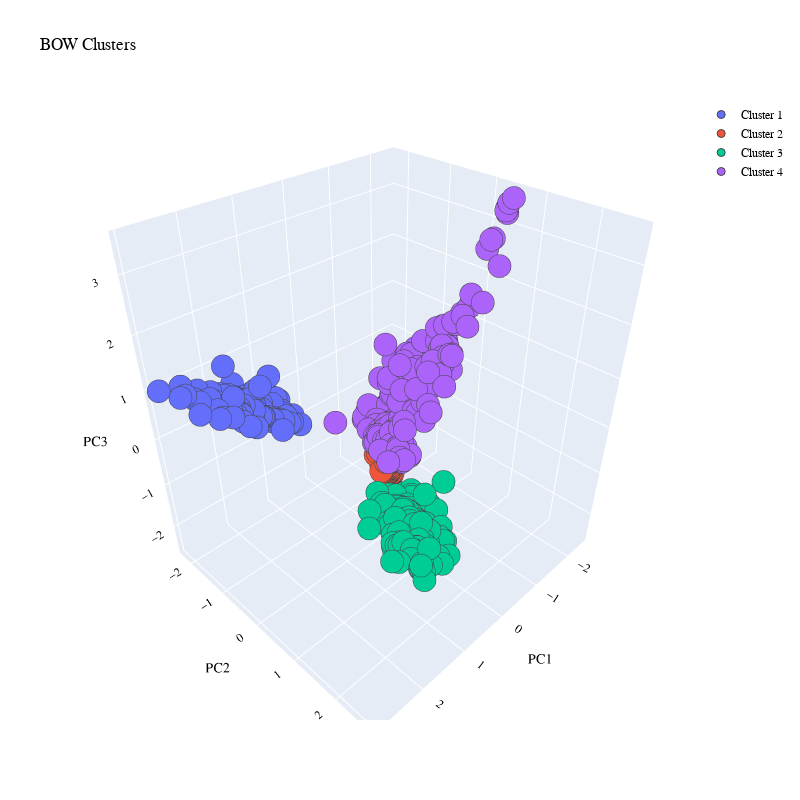

Notebook code for this chart:
### Markdown cell above
Clusters are better visualized in 3d:

### Code cell
# Number of clusters
n_cl = 4
# Principal components to plot
first = 0
second_or_later = 1
third = 2

# KM cluster labels for BOW
kmeans_bow = KMeans(n_clusters=n_cl, random_state=ranseed)
label = kmeans_bow.fit_predict(X_bow)
centers = np.array(kmeans_bow.cluster_centers_)
uniq = np.unique(label)

# Plot first 3 components by cluster in 3d

cluster3d = go.Figure()

for u in uniq:

    cluster3d.add_trace(go.Scatter3d(x=scores_pca_bow[label == u, first], 
                                y=scores_pca_bow[label == u, second_or_later], 
                                z=scores_pca_bow[label == u, third], 
                                mode = 'markers', marker_size = 8, marker_line_width = 1,
                                name = 'Cluster ' + str(u + 1)))


cluster3d.update_layout(width=800, height=800, autosize=True, showlegend=True,
                        title_text='BOW Clusters', 
                   scene=dict(xaxis=dict(title='PC1', titlefont_color='black'),
                                yaxis=dict(title='PC2', titlefont_color='black'),
                                zaxis=dict(title='PC3', titlefont_color='black')),
                   font = dict(family="Gilroy", color='black', size=12))

### Figure 1 — Plotly figure (JSON) as saved in the notebook; plotly's stock layout.template omitted (floating-point values rounded to 4 significant figures; data arrays with more than 128 entries replaced by an {"elided": "..."} marker saying what was removed)
{"data": [{"marker": {"line": {"width": 1}, "size": 8}, "mode": "markers", "name": "Cluster 1", "type": "scatter3d", "x": {"elided": "181 float values"}, "y": {"elided": "181 float values"}, "z": {"elided": "181 float values"}}, {"marker": {"line": {"width": 1}, "size": 8}, "mode": "markers", "name": "Cluster 2", "type": "scatter3d", "x": {"elided": "196 float values"}, "y": {"elided": "196 float values"}, "z": {"elided": "196 float values"}}, {"marker": {"line": {"width": 1}, "size": 8}, "mode": "markers", "name": "Cluster 3", "type": "scatter3d", "x": {"elided": "181 float values"}, "y": {"elided": "181 float values"}, "z": {"elided": "181 float values"}}, {"marker": {"line": {"width": 1}, "size": 8}, "mode": "markers", "name": "Cluster 4", "type": "scatter3d", "x": {"elided": "1227 float values"}, "y": {"elided": "1227 float values"}, "z": {"elided": "1227 float values"}}], "layout": {"autosize": true, "font": {"color": "black", "family": "Gilroy", "size": 12}, "height": 800, "scene": {"xaxis": {"title": {"font": {"color": "black"}, "text": "PC1"}}, "yaxis": {"title": {"font": {"color": "black"}, "text": "PC2"}}, "zaxis": {"title": {"font": {"color": "black"}, "text": "PC3"}}}, "showlegend": true, "title": {"text": "BOW Clusters"}, "width": 800}}
